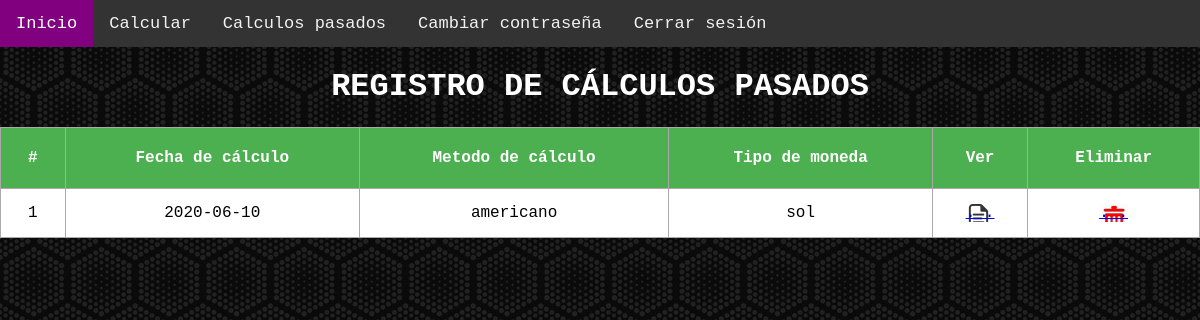
Before: /oldcalcs (signed in) with the older database file.
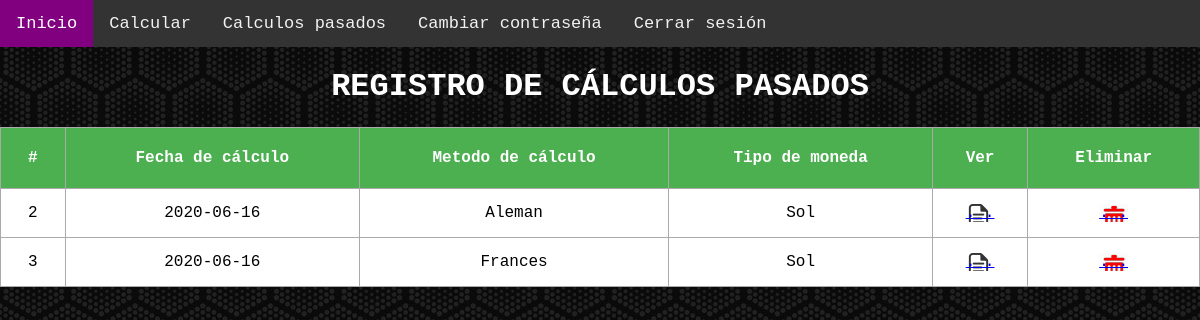
After: the same page with the newer database file.
### app.py (models this page shows)
class Bono(db.Model):
    id = db.Column(db.Integer, primary_key=True)
    fcalculo = db.Column(db.DateTime, default=datetime.utcnow)
    mcalculo = db.Column(db.String(20))
    tmoneda = db.Column(db.String(20))
    vnominal = db.Column(db.Float)
    vcomercial = db.Column(db.Float)
    nanos = db.Column(db.Integer)
    fpago = db.Column(db.String(50))
    dxano = db.Column(db.Integer)
    ttasa = db.Column(db.String(50))
    capi = db.Column(db.String(50))
    tinteres = db.Column(db.Float)
    tdesc = db.Column(db.Float)
    irenta = db.Column(db.Float)
    femision = db.Column(db.DateTime)
    prima = db.Column(db.Float)
    estruc = db.Column(db.Float)
    coloc = db.Column(db.Float)
    flota = db.Column(db.Float)
    cavali = db.Column(db.Float)
    user_id = db.Column(db.Integer, db.ForeignKey('user.id'),nullable=False)

### app.py (the view)
@app.route('/oldcalcs',methods=['GET'])
def get_oldcalcs():
    bonos = Bono.query.filter_by(user_id = current_user.id).order_by(Bono.fcalculo).all()
    return render_template('oldcalcs.html', calculos=bonos)

### app.py (called while the page is built)
@login_manager.user_loader
def get(id):
    return User.query.get(id)

### templates/oldcalcs.html (shortened to what this page needs)
{% extends 'layout.html' %}
{% block content %}
<div class="topnav" id="myTopnav">
    <a href="/home" class="active">Inicio</a>
    <a href="/calflujo" class="am" role="button">Calcular</a>
    <a href="/oldcalcs" class="am" role="button">Calculos pasados</a>
    <a href="/xcontra" class="am" role="button">Cambiar contraseña</a>
    <a href="/logout" class="am" role="button">Cerrar sesión</a>
  </div>
<div class="content">
    <h1 style="text-align: center">Registro de cálculos pasados</h1>
    {% if calculos|length < 1 %}
    <h4 style="text-align: center">No hay calculos realizados.</h4>
    {% else %}
    <table>
        <tr>
            <th>#</th>
            <th>Fecha de cálculo</th>
            <th>Metodo de cálculo</th>
            <th>Tipo de moneda</th>
            <th>Ver</th>
            <th>Eliminar</th>
        </tr>
        {% for calculo in calculos %}
            <tr>
                <td>{{ calculo.id }}</td>
                <td>{{ calculo.fcalculo.date() }}</td>
                <td>{{ calculo.mcalculo }}</td>
                <td>{{ calculo.tmoneda }}</td>
                <td><a class="bver" href="/resultado/{{calculo.id}}">. .</a></td>
                <td><a class="bban" href="/delete/{{calculo.id}}">. .</a></td>
            </tr>
        {% endfor %}
    </table>
    {% endif %}
</div>
{% endblock %}

### templates/layout.html (shortened to what this page needs)
<!DOCTYPE html>
<html lang="en">
<head>
        <link rel="stylesheet" href="https://cdnjs.cloudflare.com/ajax/libs/font-awesome/4.7.0/css/font-awesome.min.css">
</head>
<body>
    {% block content %}{% endblock %}
</body>
</html>

### templates/layout.html (style rules this page uses)
body { margin: 0; font-family: Arial, Helvetica, sans-serif; }
.topnav { overflow: hidden; background-color: #333; }
.topnav a { float: left; display: block; color: #f2f2f2; text-align: center; padding: 14px 16px; text-decoration: none; font-size: 17px; }
.topnav a.active { background-color: purple; color: white; }

### templates/oldcalcs.html (style rules this page uses)
body { background-image: url('/static/img/backg.jpg'); font-family: "Lucida Console", Courier, monospace; text-align: center; }
h1, h2, h3, h4, h5 { color:white; text-transform: uppercase; }
.bver { background: url('/static/img/view.png') no-repeat; }
.bban { background: url('/static/img/delete.png') no-repeat; }
table, td, th { border: 1px solid #aaa; }
table { border-collapse: collapse; width: 100%; }
th { background-color: #4CAF50; color: white; padding: 15px; height: 30px; }
td { text-align: center; padding: 15px; }
tr { background-color:white; }

Changed rows visible on the page:
removed Bono: id "1", fcalculo "2020-06-10", mcalculo "americano", tmoneda "sol"
added Bono: id "2", fcalculo "2020-06-16", mcalculo "Aleman", tmoneda "Sol"
added Bono: id "3", fcalculo "2020-06-16", mcalculo "Frances", tmoneda "Sol"
